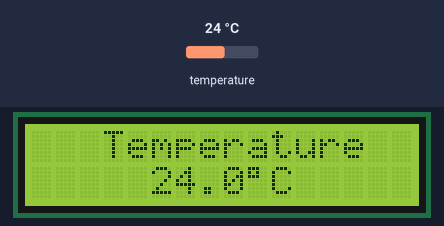
Recording of a sketch running on a simulated Arduino Uno, built with avr-gcc and run on an emulated ATmega328P. Parts: 16×2 character LCD. The inputs (shaded band) are chosen by the test bench; at power-on: temperature 24 °C.

Above: at 1.2 s.
1.3 s: temperature set to 12 °C
At 2.5 s:
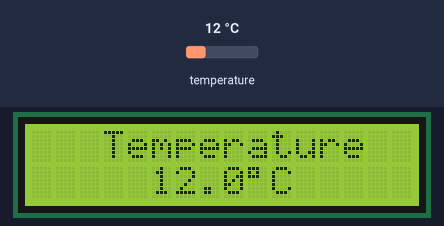
2.9 s: temperature set to 19 °C
At 4.0 s:
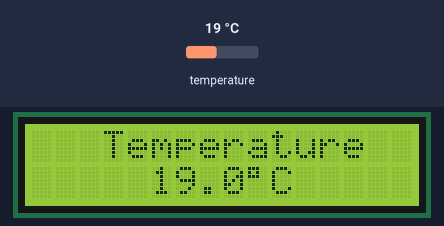
5.0 s: temperature set to 28 °C
At 6.6 s:
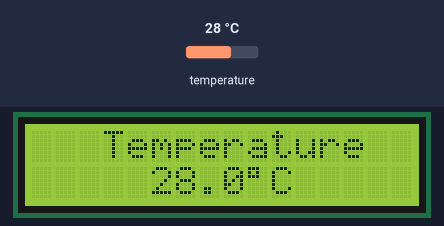
Timing chart, 0 to 8.1 s (numbered marks = the images above; inputs shaded):
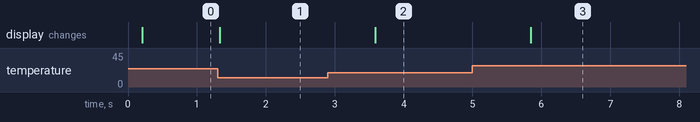

The sketch:

sensorsuhu.ino
```cpp
#include <DallasTemperature.h>
#include <OneWire.h>
#include <LiquidCrystal_I2C.h>

LiquidCrystal_I2C lcd(0x27,16,2);

OneWire wiring(7);
DallasTemperature sensor(&wiring);

void setup() {
  lcd.begin();
  sensor.begin();
}

void loop() {
  sensor.setResolution(9);
  sensor.requestTemperatures();
  float dataSuhu = sensor.getTempCByIndex(0);
 lcd.clear();
  lcd.setCursor(3, 0);
  lcd.print("Temperature");

  lcd.setCursor(5, 1);
  lcd.print(dataSuhu, 1);
  lcd.print((char)223);
  lcd.print("C");
  delay(1000);
}
```

Measured:
- after the input at 1.3 s, the display: changes at once (image 1)
- after the input at 2.9 s, the display: changes after 0.69 s (image 2)
- after the input at 5.0 s, the display: changes after 0.85 s (image 3)
